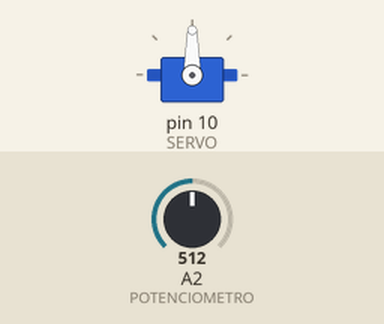
Recording of a sketch running on a simulated Arduino Uno, built with avr-gcc and run on an emulated ATmega328P. Shown: servo. The test bench sets the inputs (shaded band); at power-on: A2 (POTENCIOMETRO) = 512.

Above: at 1.2 s.
1.3 s: A2 (POTENCIOMETRO) set to 716
At 2.5 s:
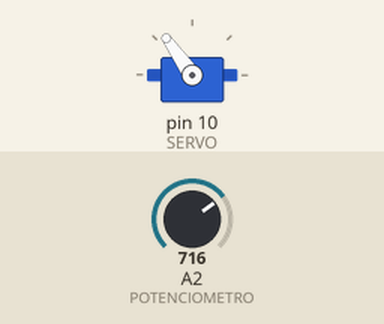
2.8 s: A2 (POTENCIOMETRO) set to 900
At 3.8 s:
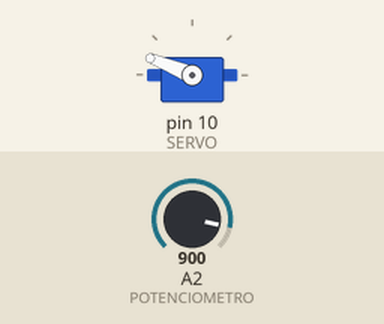
4.3 s: A2 (POTENCIOMETRO) set to 1023
At 4.9 s:
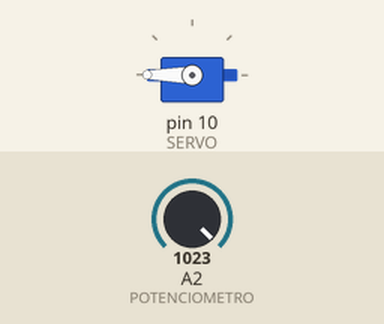
5.8 s: A2 (POTENCIOMETRO) set to 306
At 6.1 s:
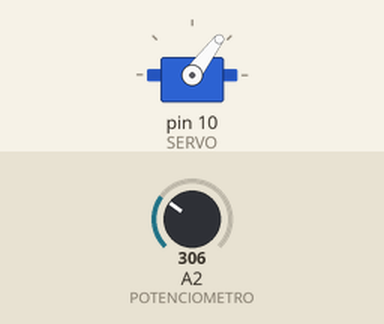
7.3 s: A2 (POTENCIOMETRO) set to 122
At 8.4 s:
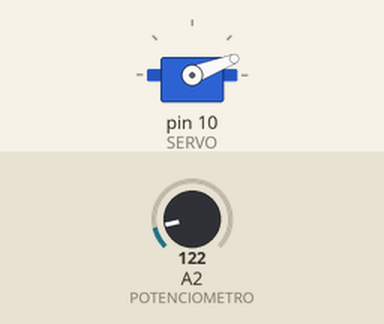
Timing chart, 0 to 9.8 s (numbered marks = the images above; inputs shaded):
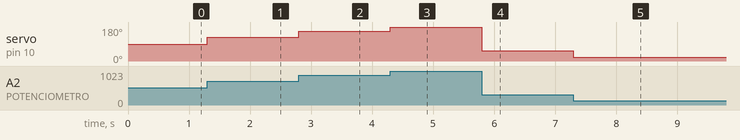

Measured:
- after the input at 1.3 s, servo on pin 10 (SERVO): 90° → 125° at once
- after the input at 2.8 s, servo on pin 10 (SERVO): 125° → 158° at once
- after the input at 4.3 s, servo on pin 10 (SERVO): 158° → 180° at once
- after the input at 5.8 s, servo on pin 10 (SERVO): 180° → 53° at once
- after the input at 7.3 s, servo on pin 10 (SERVO): 53° → 21° at once

The sketch:

exercicio_2_codigo.ino
```cpp
#include <Servo.h>

#define POTENCIOMETRO A2
#define SERVO 10

Servo servo;

void setup()
{
  servo.attach(SERVO);
}

void loop()
{
  int angulo = analogRead(POTENCIOMETRO);
  angulo = map(angulo,0,1023,0,180);
  servo.write(angulo);
}
```
